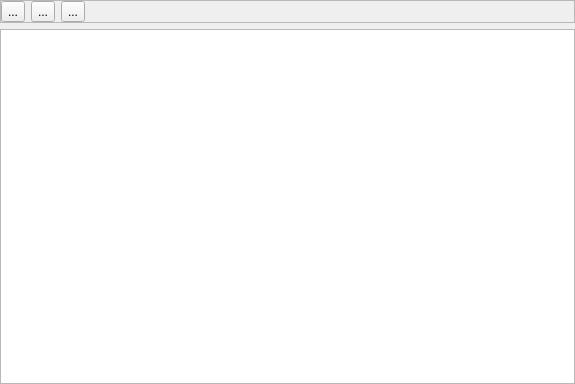
<?xml version="1.0" encoding="UTF-8"?>
<ui version="4.0">
 <class>CTextWidget</class>
 <widget class="QFrame" name="CTextWidget">
  <property name="geometry">
   <rect>
    <x>0</x>
    <y>0</y>
    <width>575</width>
    <height>384</height>
   </rect>
  </property>
  <property name="windowTitle">
   <string>Frame</string>
  </property>
  <layout class="QGridLayout" name="gridLayout_2">
   <property name="leftMargin">
    <number>0</number>
   </property>
   <property name="topMargin">
    <number>0</number>
   </property>
   <property name="rightMargin">
    <number>0</number>
   </property>
   <property name="bottomMargin">
    <number>0</number>
   </property>
   <item row="0" column="0">
    <layout class="QVBoxLayout" name="verticalLayout">
     <item>
      <widget class="QFrame" name="frame">
       <property name="frameShape">
        <enum>QFrame::Shape::StyledPanel</enum>
       </property>
       <property name="frameShadow">
        <enum>QFrame::Shadow::Raised</enum>
       </property>
       <layout class="QGridLayout" name="gridLayout">
        <property name="leftMargin">
         <number>0</number>
        </property>
        <property name="topMargin">
         <number>0</number>
        </property>
        <property name="rightMargin">
         <number>0</number>
        </property>
        <property name="bottomMargin">
         <number>0</number>
        </property>
        <item row="0" column="0">
         <widget class="QToolButton" name="tbAdd">
          <property name="text">
           <string>...</string>
          </property>
          <property name="icon">
           <iconset resource="../images.qrc">
            <normaloff>:/16/images/16/add.png</normaloff>:/16/images/16/add.png</iconset>
          </property>
         </widget>
        </item>
        <item row="0" column="1">
         <widget class="QToolButton" name="tbRemove">
          <property name="text">
           <string>...</string>
          </property>
          <property name="icon">
           <iconset resource="../images.qrc">
            <normaloff>:/16/images/16/delete.png</normaloff>:/16/images/16/delete.png</iconset>
          </property>
         </widget>
        </item>
        <item row="0" column="2">
         <widget class="QToolButton" name="tbExec">
          <property name="text">
           <string>...</string>
          </property>
          <property name="icon">
           <iconset resource="../images.qrc">
            <normaloff>:/24/images/24/broken-link.png</normaloff>:/24/images/24/broken-link.png</iconset>
          </property>
         </widget>
        </item>
        <item row="0" column="3">
         <spacer name="horizontalSpacer">
          <property name="orientation">
           <enum>Qt::Orientation::Horizontal</enum>
          </property>
          <property name="sizeHint" stdset="0">
           <size>
            <width>475</width>
            <height>20</height>
           </size>
          </property>
         </spacer>
        </item>
       </layout>
      </widget>
     </item>
     <item>
      <widget class="CMyTableView" name="textView"/>
     </item>
    </layout>
   </item>
  </layout>
 </widget>
 <customwidgets>
  <customwidget>
   <class>CMyTableView</class>
   <extends>QTableView</extends>
   <header>gui/res-widgets/CMyTableView.h</header>
  </customwidget>
 </customwidgets>
 <resources>
  <include location="../images.qrc"/>
 </resources>
 <connections/>
</ui>
